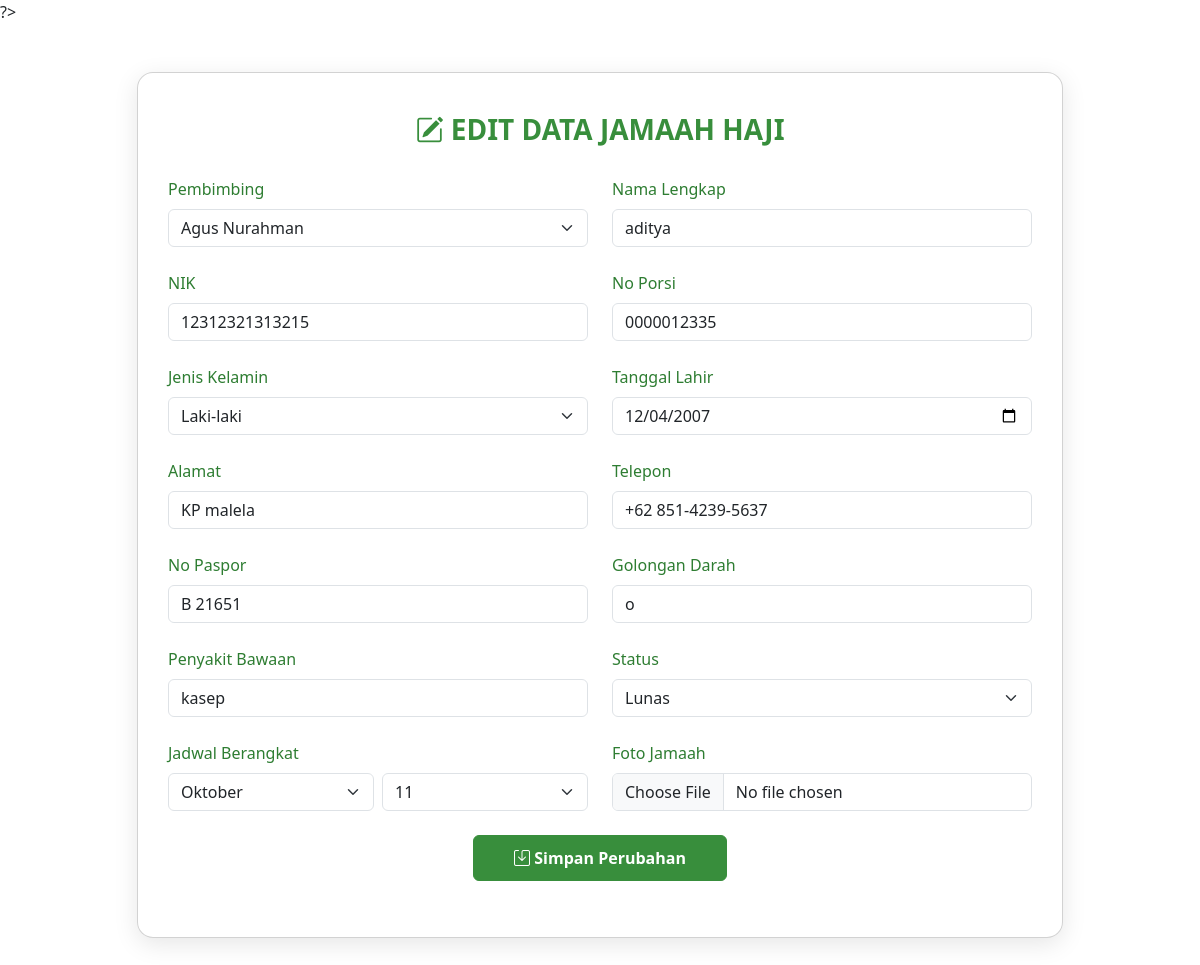
/contern/jamaahHaji/editJamaah.php?id=23 (signed in), run on an earlier commit of the app's database.
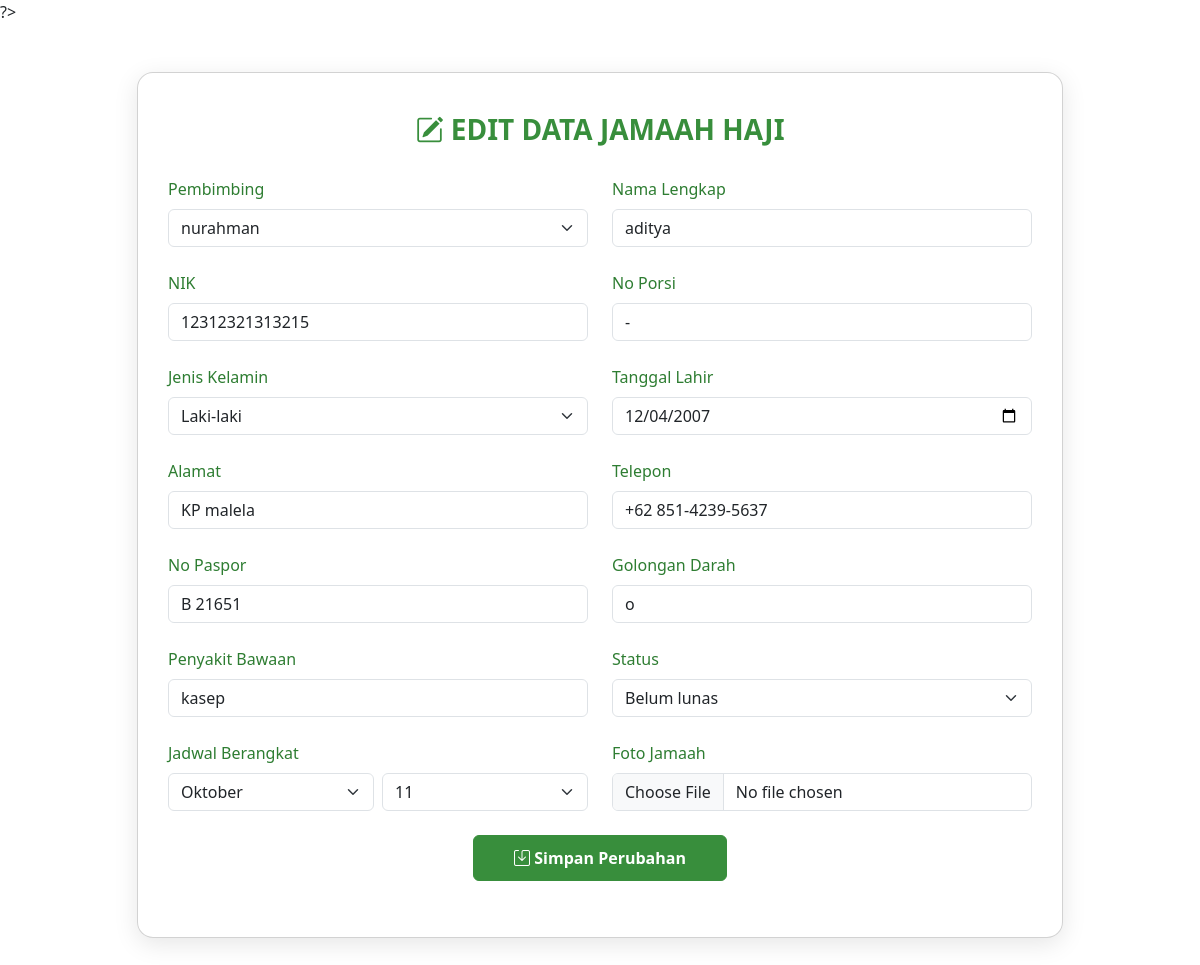
And on a later commit of the database.
### tables this page shows
CREATE TABLE `jamaah_haji` (
  `id` int NOT NULL,
  `foto` varchar(100) NOT NULL,
  `nik` varchar(20) NOT NULL,
  `no_porsi` varchar(30) NOT NULL,
  `nama_lengkap` varchar(100) NOT NULL,
  `jenis_kelamin` varchar(20) DEFAULT NULL,
  `tanggal_lahir` date NOT NULL,
  `alamat` varchar(200) DEFAULT NULL,
  `telepon` varchar(30) DEFAULT NULL,
  `no_paspor` varchar(20) DEFAULT NULL,
  `golongan_darah` varchar(5) DEFAULT NULL,
  `penyakit_bawaan` varchar(100) DEFAULT NULL,
  `jadwal_berangkat` date DEFAULT NULL,
  `status` varchar(250) NOT NULL,
  `data_pulang` date DEFAULT NULL,
  `id_pembimbing` int DEFAULT NULL
);

### contern/jamaahHaji/editJamaah.php (the view, shortened to what the changed rows need)
<!DOCTYPE html>
<html lang="id">
<head>
  <link rel="stylesheet" href="https://cdn.jsdelivr.net/npm/bootstrap@5.3.3/dist/css/bootstrap.min.css" />
  <link rel="stylesheet" href="https://cdn.jsdelivr.net/npm/bootstrap-icons@1.10.5/font/bootstrap-icons.css" />
</head>
<body>
  <?php
  include __DIR__ . '/../../backend/database.php';
  $id = $_GET['id'];
  $sql = "SELECT * FROM jamaah_haji WHERE id=$id";
  $tampil = $conn->query($sql);
  $data = mysqli_fetch_assoc($tampil);
  ?>
  <div class="container py-5">
    <div class="row justify-content-center">
      <div class="col-lg-10">
        <div class="card card-form">
          <form action="../../backend/query/updateJamaah.php" method="POST" enctype="multipart/form-data">
            <div class="row g-4">
              <div class="col-md-6">
                <label for="id_pembimbing" class="form-label">Pembimbing</label>
                <select class="form-select" id="id_pembimbing" name="id_pembimbing" required>
                  <?php
                  $sqlPembimbing = "SELECT id, nama_lengkap FROM pembimbing_haji";
                  $resultPembimbing = $conn->query($sqlPembimbing);
                  while ($rowPembimbing = $resultPembimbing->fetch_assoc()) {
                    $selected = ($rowPembimbing['id'] == $data['id_pembimbing']) ? 'selected' : '';
                    echo '<option value="' . $rowPembimbing['id'] . '" ' . $selected . '>' . htmlspecialchars($rowPembimbing['nama_lengkap']) . '</option>';
                  }
                  ?>
                </select>
              </div>
              <div class="col-md-6">
                <label for="nama_lengkap" class="form-label">Nama Lengkap</label>
                <input type="text" class="form-control" id="nama_lengkap" name="nama_lengkap" value="<?= $data['nama_lengkap'] ?>" required />
              </div>
              <div class="col-md-6">
                <label for="nik" class="form-label">NIK</label>
                <input type="text" class="form-control" id="nik" name="nik" value="<?= $data['nik'] ?>" required />
              </div>
              <div class="col-md-6">
                <label for="no_porsi" class="form-label">No Porsi</label>
                <input type="text" class="form-control" id="no_porsi" name="no_porsi" value="<?= $data['no_porsi'] ?>" required />
              </div>
              <div class="col-md-6">
                <label for="jenis_kelamin" class="form-label">Jenis Kelamin</label>
                <select class="form-select" name="jenis_kelamin" required>
                  <option value="Laki-laki" <?= $data['jenis_kelamin'] == 'Laki-laki' ? 'selected' : '' ?>>Laki-laki</option>
                </select>
              </div>
              <div class="col-md-6">
                <label for="tanggal_lahir" class="form-label">Tanggal Lahir</label>
                <input type="date" class="form-control" id="tanggal_lahir" name="tanggal_lahir" value="<?= $data['tanggal_lahir'] ?>" required />
              </div>
              <div class="col-md-6">
                <label for="alamat" class="form-label">Alamat</label>
                <input type="text" class="form-control" id="alamat" name="alamat" value="<?= $data['alamat'] ?>" required />
              </div>
              <div class="col-md-6">
                <label for="telepon" class="form-label">Telepon</label>
                <input type="text" class="form-control" id="telepon" name="telepon" value="<?= $data['telepon'] ?>" required />
              </div>
              <div class="col-md-6">
                <label for="no_paspor" class="form-label">No Paspor</label>
                <input type="text" class="form-control" id="no_paspor" name="no_paspor" value="<?= $data['no_paspor'] ?>" />
              </div>
              <div class="col-md-6">
                <label for="golongan_darah" class="form-label">Golongan Darah</label>
                <input type="text" class="form-control" id="golongan_darah" name="golongan_darah" value="<?= $data['golongan_darah'] ?>" />
              </div>
              <div class="col-md-6">
                <label for="penyakit_bawaan" class="form-label">Penyakit Bawaan</label>
                <input type="text" class="form-control" id="penyakit_bawaan" name="penyakit_bawaan" value="<?= $data['penyakit_bawaan'] ?>" />
              </div>
              <div class="col-md-6">
                <label for="status" class="form-label">Status</label>
                <select class="form-select" id="status" name="status" required>
                  <option value="Lunas" <?= $data['status'] == 'Lunas' ? 'selected' : '' ?>>Lunas</option>
                  <option value="Belum lunas" <?= $data['status'] == 'Belum lunas' ? 'selected' : '' ?>>Belum lunas</option>
                </select>
              </div>
              <div class="col-md-6">
                <div class="row g-2">
                  <div class="col-6">
                    <select class="form-select" id="bulan" name="bulan" required>
                      <option value="10" <?= !empty($data['jadwal_berangkat']) && date('m', strtotime($data['jadwal_berangkat'])) == '10' ? 'selected' : '' ?>>Oktober</option>
                    </select>
                  </div>
                </div>
              </div>
            </div>
          </form>
        </div>
      </div>
    </div>
  </div>
</body>
</html>

What changed in the data, as far as the page shows it:
changed jamaah_haji "aditya": no_porsi "0000012335" → "-"; status (not shown) → "Belum lunas"
Also different on the page:
form field id_pembimbing: "Agus Nurahman" → "nurahman"
form field status: "Lunas" → (not shown)
